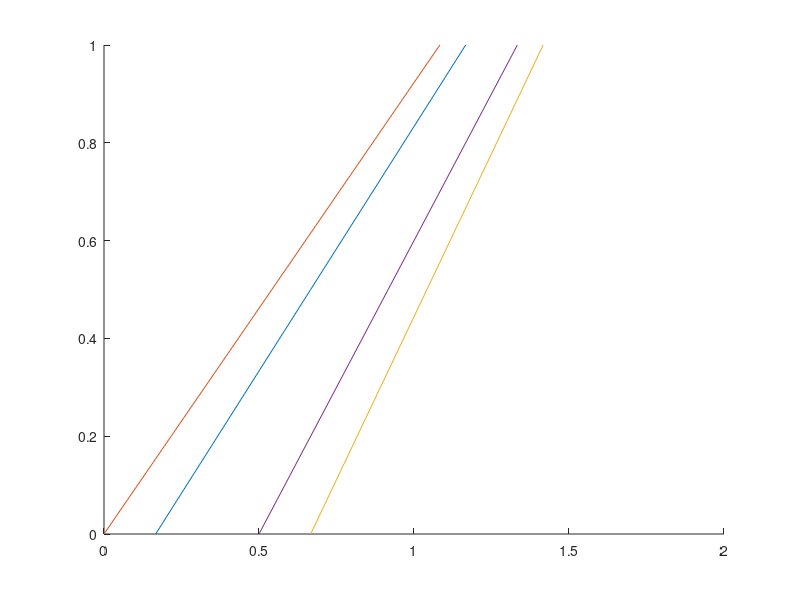

The MATLAB script that drew this image: (Note: this script raises an error after producing the figure.)
%%%%%%%%%%%%%%%%%%%%%%%%%%%%%%%%%%%%%%%%%%%%%%%%%%%%%%%%%%%%%%%%%%%%%%%%%%%
%%%%               Vortex Lattice Method Wing Solver                   %%%%
%%%%%%%%%%%%%%%%%%%%%%%%%%%%%%%%%%%%%%%%%%%%%%%%%%%%%%%%%%%%%%%%%%%%%%%%%%%

clear
close all

%% Wing deffinition variables

NACA_perf = 2400;
AR = 4; %Aspect Ratio
sup = 1; %Surface area
estr = 0.5;
sweep = deg2rad(45);
tors = deg2rad(-4);

%% Geometry deffinition variables

Nc = 1; %Number of chordwise panels (placeholder, more than 1 WILL break this code)
Ns = 2; %Number of spanwise panels for each semiplane
Dist = 0; %0 for equidist, 1 for more vorteces toward the root, 2 for more vorteces toward the wingtips

%% Wing semiplane geometry calculations

%lets assume the center wing profile is located at x,y = 0,0

%Division of the y axis will be made as a distribution of points from said
%axis, it will NOT be done dividing any of the wing chords

%Position variables are stored for the right semiplane only

semispan = sqrt(AR/sup)/2;
cr = sup/(semispan*(1+estr)); %chord at root
ct = cr * estr; %chord at wingtip

% if Dist == 0
%     for i = 1:Nc
%         yw(:, i) = linspace(0, semispan, Ns+1);
%     end
% elseif Dist == 1
%     for i=1:Nc
%     yw(:,i) = linspace(0, pi/2, Ns+1);
%     yw(:,i) = semispan*(1-cos(yw));
%     end
% elseif Dist == 2
%     for i=1:Nc
%     yw(:,i) = linspace(0, pi/2, Ns+1);
%     yw(:,i) = semispan*sen(yw);
%     end
% end

if Dist == 0
    yw = linspace(0, semispan, Ns+1);
elseif Dist == 1
    yw = linspace(0, pi/2, Ns+1);
    yw = semispan*(1-cos(yw));
elseif Dist == 2
    yw = linspace(0, pi/2, Ns+1);
    yw = semispan*sen(yw);
end


xw_4 = zeros(1,Ns+1); %x at 1/4 chord
chord = zeros(1,Ns+1);


for i=1:Ns+1
    chord(i) = cr-(cr-ct)/semispan * yw(i);

   %Position of the 1/4 chord line of the semiplane, each airfoil is defined
   %around these points
    xw_4(i) = cr/4 + yw(i)*tan(sweep);
end


%Definition of the rest of the lattice points in the right semiplane
xw_le = xw_4 - chord/4; %x at trailing edge
xw_te = xw_4 + 3*chord/4; %x at leading edge
xw_ctrl = xw_4 +chord/2; %x at control line

x_ctrl = zeros (1, Ns);
y_ctrl = zeros (1, Ns);

%Definition of control points for induced velocity calculations
for i=1:(Ns)
    y_ctrl(i) = (yw(i)+yw(i+1))/2;
    x_ctrl(i) = cr/4 + y_ctrl(i)*tan(sweep) + 0.5*(cr-(cr-ct)/semispan * y_ctrl(i));
end

c_geo_mean = cr * (1+estr)/2;
c_aero_mean = 2/3 * cr * (1+estr+estr^2)/(1+estr);

%Aerodynamic center coordinates
y_aero_ctr = semispan * (1+2*estr)/(3*(1+estr));
x_aero_ctr = 0.25*cr + tan(sweep) * y_aero_ctr;


%% Velocity solving for the whole wing

%v_ind_mat=zeros(Nc, Ns);


% for t=1:Nc
%     for u=1:Ns
%         %first two loops iterate through panel t,u to calculate speed
%         %induced at position i,j in space
%         for i=1:Nc
%             for j=1:Ns
%                 a = x_ctrl(t,u) - xw_4(i,j);
%                 b = y_ctrl(t,u) - yw(i,j);
%                 c = x_ctrl(t,u) - xw_4(i,j+1);
%                 d = y_ctrl(t,u) - yw(i,j+1);
%                 e = sqrt(a^2+b^2);
%                 f = sqrt(c^2+d^2);
% 
%                 g = xw_4(i,j+1) - xw_4(i,j);
%                 h = yw(i,j+1) - yw(i,j);
% 
%                 k = (g*a + h*b)/e - (g*c + h*d)/f;
%                 l = -1/b * (1 + a/e) + 1/d * (1 * c/f);
% 
%                 v_ind_mat(t,u) = v_ind_mat(t,u) + k/((4*pi)*(a*d-c*d)) + l/(4*pi);
%             end
%         end
%     end
% end

v_ind_mat = zeros (Ns, Ns);


for u=1:Ns
    %first loop iterates through panel u to calculate speed
    %induced at position j in space
    for j=1:Ns
        %calculations for right semiplane-induced speed

        a = x_ctrl(j) - xw_4(u);
        b = y_ctrl(j) - yw(u);
        c = x_ctrl(j) - xw_4(u+1);
        d = y_ctrl(j) - yw(u+1);
        e = sqrt(a^2+b^2);
        f = sqrt(c^2+d^2);

        g = xw_4(u+1) - xw_4(u);
        h = yw(u+1) - yw(u);

        k = (g*a + h*b)/e - (g*c + h*d)/f;
        l = -1/b * (1 + a/e) + 1/d * (1 + c/f);

        v_ind_mat(j,u) = v_ind_mat(j,u) + k/((4*pi)*(a*d-c*d)) + l/(4*pi);


        %calculations for left semiplane-induced speed

        a = x_ctrl(j) - xw_4(u+1);
        b = y_ctrl(j) + yw(u+1);
        c = x_ctrl(j) - xw_4(u);
        d = y_ctrl(j) + yw(u);
        e = sqrt(a^2+b^2);
        f = sqrt(c^2+d^2);

        g = xw_4(u+1) - xw_4(u);
        h = yw(u) - yw(u+1);

        k = (g*a + h*b)/e - (g*c + h*d)/f;
        l = -1/b * (1 + a/e) + 1/d * (1 + c/f);
        
        
        v_ind_mat(j,u) = v_ind_mat(j,u) + k/((4*pi)*(a*d-c*d)) + l/(4*pi);
    end
end








%% Plot temporal para probar cosas

figure
hold on
plot(xw_4, yw)
plot(xw_le, yw)
plot(xw_te, yw)
plot(xw_ctrl, yw)
plot(x_ctrl,y_ctrl, LineStyle="none", Marker="o")

